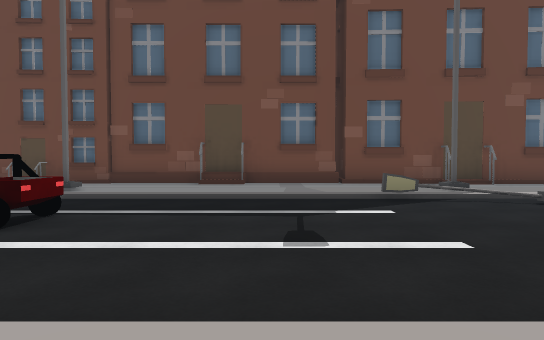
View 1 (above)

17 first-person views from a walk through a 3-D level made in the Unity game engine. The camera is 1.2 m above the floor, tilts 2° down and sees 75° across. The floor is counted in squares, 2 m on a side. Each view is taken from the middle of a square. On the plan, view 1 faces up. The plan holds only what a view shows up to about 10 squares ahead; the rest is blank. The place goes on beyond the plan. The player is left out. Some surface patterns are stand-ins.

View 2
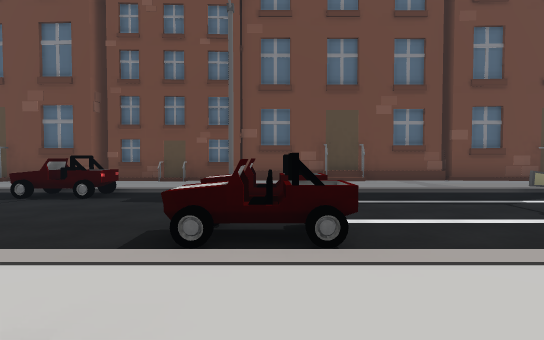

View 3
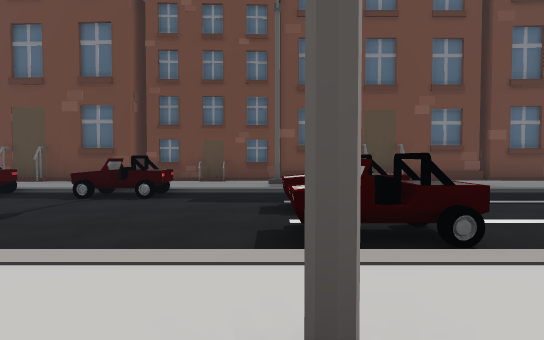

View 4
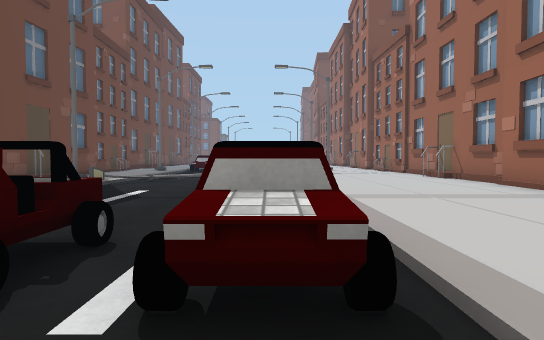

View 5
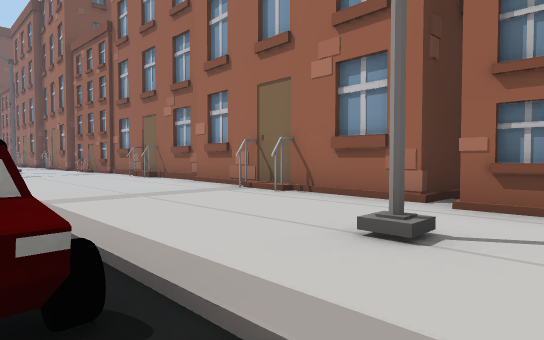

View 6
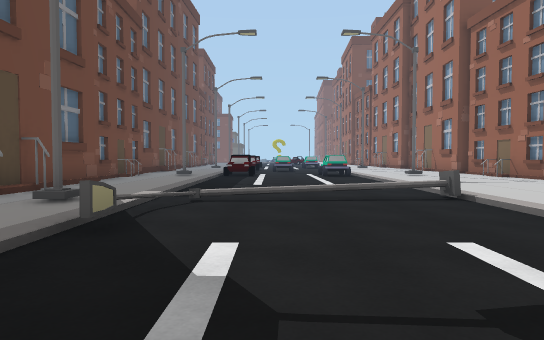

View 7
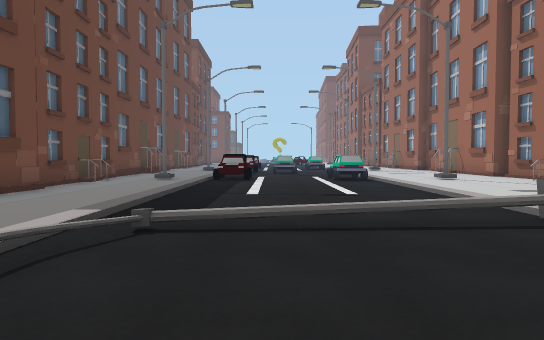

View 8
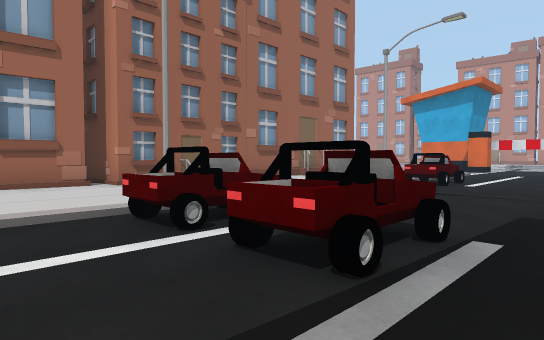

View 9
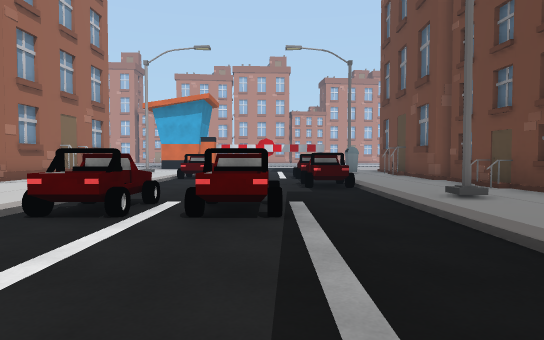

View 10
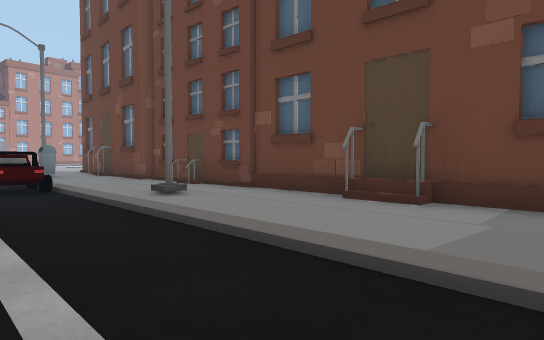

View 11
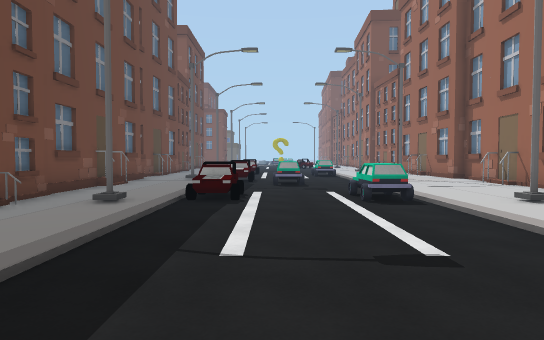

View 12
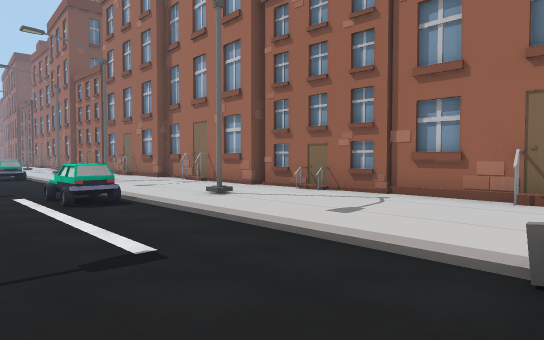

View 13
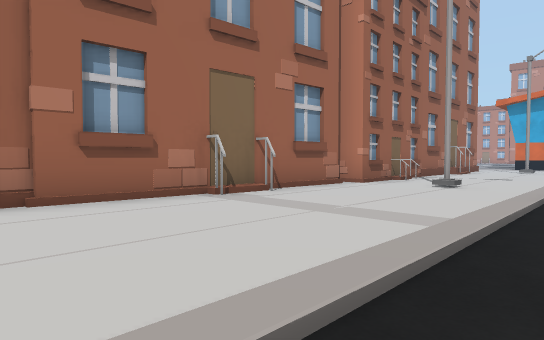

View 14
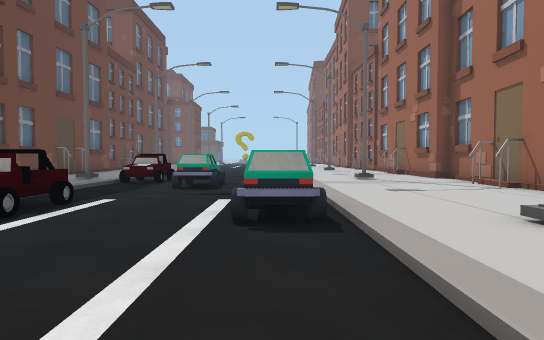

View 15
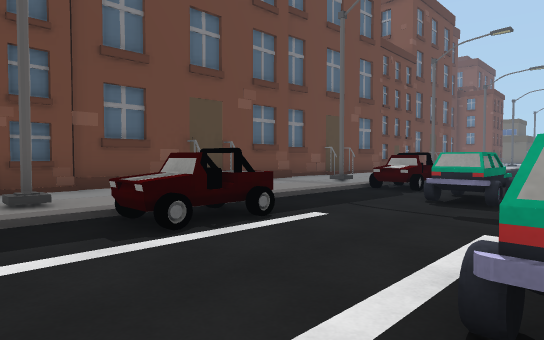

View 16
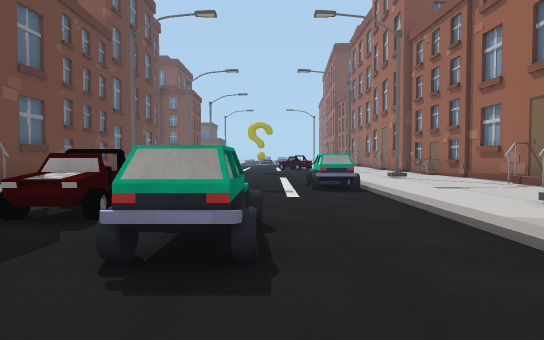

View 17
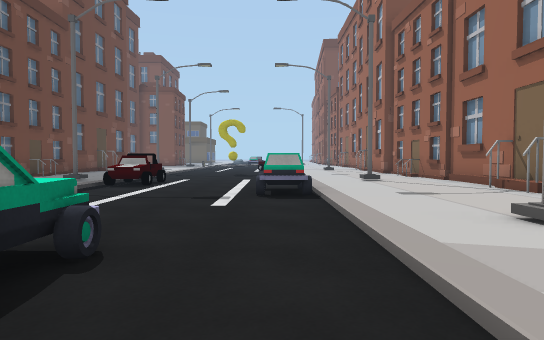

### Floor plan
Key: @ floor where view 1 was taken; # wall or solid block; . main floor; - floor 0.25 m lower than the main floor; / step, stairs or slope; H house; O other object.
Columns run from 9 left of view 1 to 23 right of it. Each row starts with its distance up from view 1.
 10            #
  9 ##   #######       ############H#
  8 #HHHH..H/...HH#H#HH...HH...     .
  7 .....#.............#.....#.   #..
  6 O.OO................OO..O..  .OO
  5 O-OO---------/------OO--OOO---OO-
  4 O--O-OO------/---------OO------O-
  3 O-----O------/---------OO--------
  2 O----OO------#-----OO-------OO--
  1 O.....O.....................O....
  0 .....#...@.........#.....#....#..
 -1  ................................
 -2 #####H..HH........H...HH...HH..H#
 -3     #####################H
 -4      ##
 -5  HH                           HHH

Where each view was taken, in squares from view 1:
view 1: 0 up, 0 right, facing up
view 2: 1 down, 3 left, facing up
view 3: 1 down, 4 left, facing up
view 4: 2 up, 5 left, facing right
view 5: 2 up, 5 left, facing down-right
view 6: 4 up, 1 left, facing right
view 7: 4 up, 1 right, facing right
view 8: 5 up, 1 left, facing down-left
view 9: 4 up, 1 right, facing left
view 10: 4 up, 1 right, facing up-left
view 11: 4 up, 4 right, facing right
view 12: 4 up, 4 right, facing down-right
view 13: 2 up, 3 right, facing down-left
view 14: 2 up, 7 right, facing right
view 15: 2 up, 9 right, facing up-right
view 16: 3 up, 12 right, facing right
view 17: 2 up, 13 right, facing right
